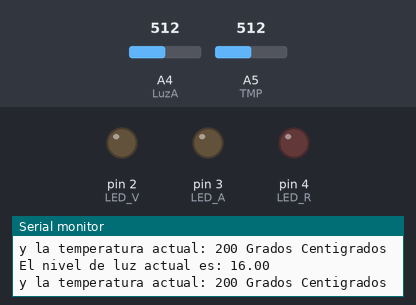
Simulated run of this sketch. Board: Arduino Uno, built with avr-gcc and run on an emulated ATmega328P. Shown: output pins drawn as LEDs (lit = HIGH), the last lines printed to the serial monitor. The inputs (shaded band) are chosen by the test bench; at power-on: A4 (LuzA) = 512, A5 (TMP) = 512.

Above: at 1.3 s.
1.4 s: A4 (LuzA) set to 972
2.9 s: A4 (LuzA) set to 1000
At 3.7 s:
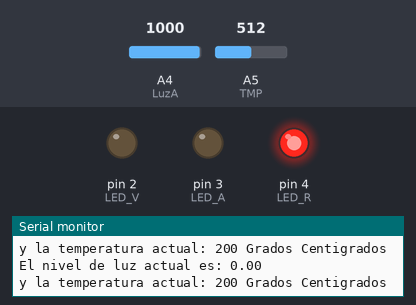
4.6 s: A5 (TMP) set to 303
6.1 s: A5 (TMP) set to 279
At 7.4 s:
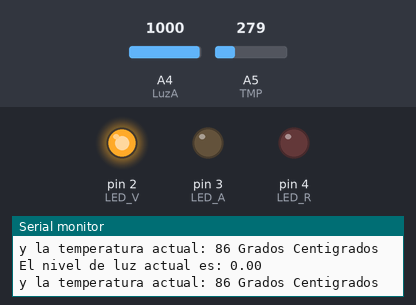
7.7 s: A5 (TMP) set to 154
9.2 s: A5 (TMP) set to 131
At 9.8 s:
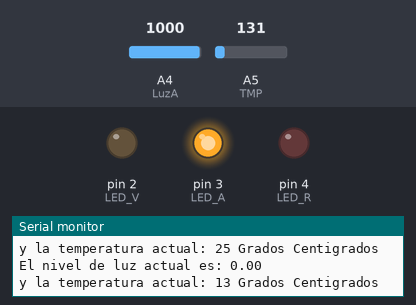
Timing chart, 0 to 11.8 s (numbered marks = the images above; inputs shaded):
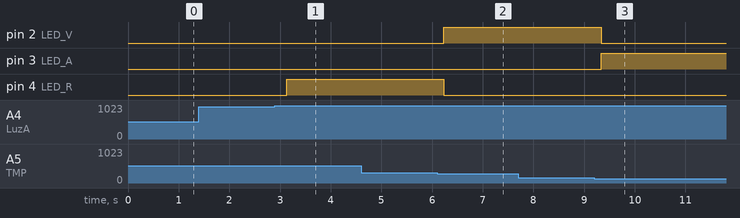

The sketch:

_tp_n_4_uso_de_sensor_y_rgb1.ino
```cpp
#define TMP  A5
#define LuzA A4
#define LED_V 2
#define LED_A 3
#define LED_R 4

void setup()
{
  pinMode(TMP  , INPUT );
  pinMode(LuzA , INPUT );
  pinMode(LED_V, OUTPUT);
  pinMode(LED_A, OUTPUT);
  pinMode(LED_R, OUTPUT);

  Serial.begin(9600);

}

void loop()
{
  float TMPA = analogRead(TMP);
  int temp_final = (5.0 / 1024 * TMPA ) * 100 - 50 ;
  int LuzAA = analogRead(LuzA);
  float LuzAF = map(LuzAA, 1022, 711, 0, 10);


  Serial.print("El nivel de luz actual es: ");
  Serial.println(LuzAF);
  Serial.print("y la temperatura actual: ");
  Serial.print(temp_final);
  Serial.println(" Grados Centigrados");
  if(LuzAF == 0)
  {
      if (temp_final < 18 ){
     digitalWrite(LED_A , HIGH);
     digitalWrite(LED_R , LOW);
     digitalWrite(LED_V , LOW);
    }
    else if (temp_final >= 18 , temp_final < 90)
    {
     digitalWrite(LED_A , LOW);
     digitalWrite(LED_R , LOW);
     digitalWrite(LED_V , HIGH);
    }
    else if (temp_final >= 90)
    {
     digitalWrite(LED_A , LOW);
     digitalWrite(LED_R , HIGH);
     digitalWrite(LED_V , LOW);
    }
  }
  else{
     digitalWrite(LED_A , LOW);
     digitalWrite(LED_R , LOW);
     digitalWrite(LED_V , LOW);
   }
  delay(500);
}
```

Measured:
- the behaviour switches between 990 and 991 on A4 (LuzA) (found by bisection; images 0 and 1)
- the behaviour switches between 287 and 286 on A5 (TMP) (found by bisection; images 1 and 2)
- the behaviour switches between 140 and 139 on A5 (TMP) (found by bisection; images 2 and 3)
- after the input at 2.9 s, pin 4 (LED_R): LOW → HIGH after 0.23 s
- after the input at 6.1 s, pin 2 (LED_V): LOW → HIGH after 0.13 s; pin 4 (LED_R): HIGH → LOW after 0.13 s
- after the input at 9.2 s, pin 2 (LED_V): HIGH → LOW after 0.14 s; pin 3 (LED_A): LOW → HIGH after 0.14 s
